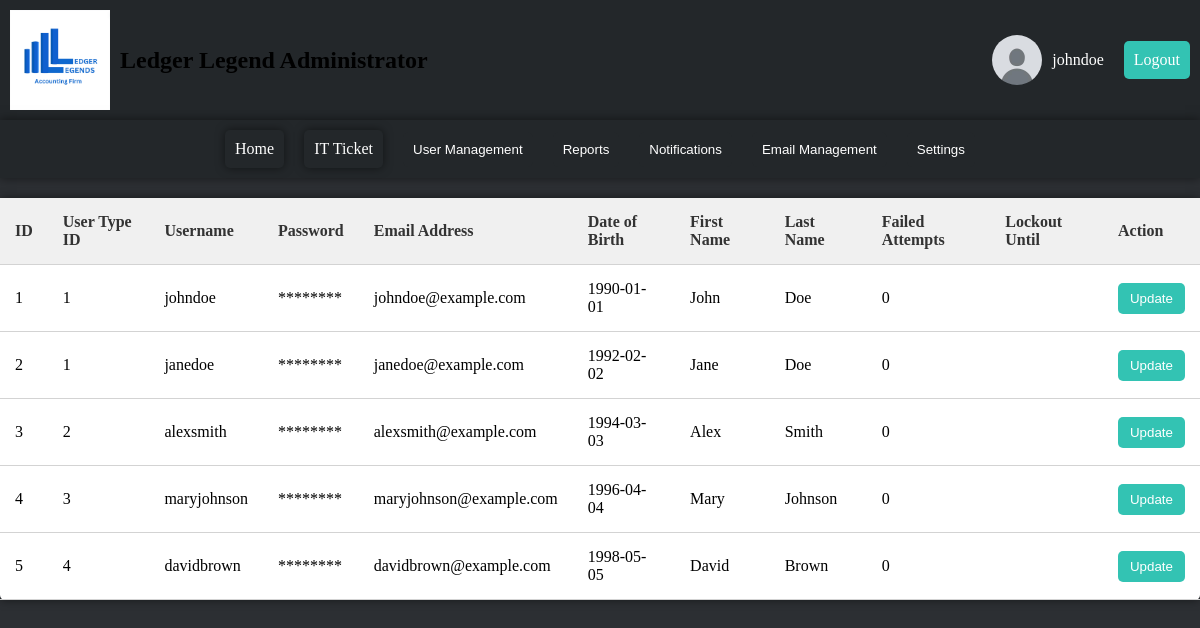
Page /user_roster.php (signed in) on the earlier database version.
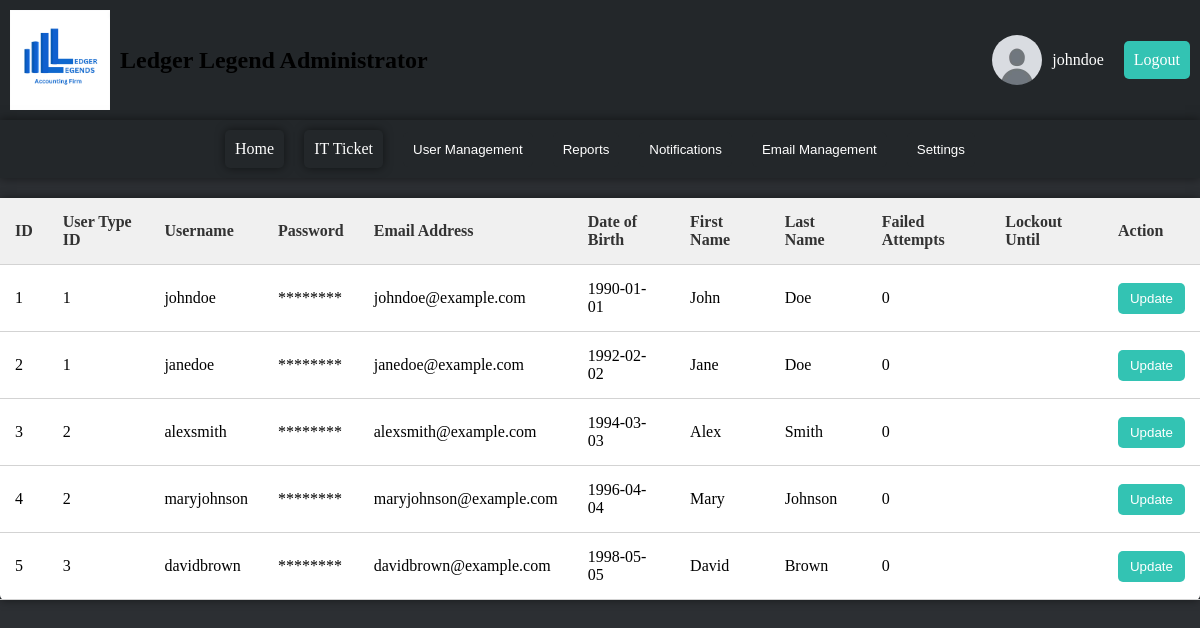
Same page on the later database version.
### tables this page shows
CREATE TABLE EmployeeAccounts (
   Id INT NOT NULL AUTO_INCREMENT PRIMARY KEY,
   UserTypeId CHAR(10) NOT NULL,
   Username VARCHAR(50) NOT NULL,
   Password VARCHAR(255) NOT NULL,
   EmailAddress VARCHAR(100) NOT NULL,
   DateOfBirth DATE NOT NULL,
   FirstName VARCHAR(50) NOT NULL,
   LastName VARCHAR(50) NOT NULL,
   Address VARCHAR(255) NOT NULL,
   SecurityQuestions CHAR(10) NULL,
   SecurityAnswers CHAR(10) NULL,
   FailedAttempts INT DEFAULT 0,
   LockoutUntil DATETIME NULL,
   CreatedDate DATETIME DEFAULT CURRENT_TIMESTAMP,
   ModifiedDate DATETIME ON UPDATE CURRENT_TIMESTAMP,
   ModifiedBy VARCHAR(50),
   IsActive BOOLEAN DEFAULT 0
);

### user_roster.php (the view, shortened to what this page needs)
<?php
$conn = mysqli_connect("localhost", "root", "root", "accounting_db");
$sql = "SELECT * FROM EmployeeAccounts";
$result = $conn->query($sql);
$username = $_SESSION['username'];
?>
<!DOCTYPE html>
<html lang="en">
<head>
    <link rel="stylesheet" href="./administrator_stylesheet.css">
</head>
<body>
    <nav>
        <div class="welcome">
            <img src="profile.png" alt="Picture" class="picture">
            <h1>Ledger Legend Administrator</h1>
        </div>
        <div class="user-profile">
            <img src="pfp.png" alt="User Picture" class="profile-pic">
            <span class="username"><?php echo htmlspecialchars($username); ?></span>
            <a href="./logout.php" class="logout-btn">Logout</a>
        </div>
    </nav>
    <div class="main-bar">
        <a href="./administrator_home.php" class="nav-link">Home</a>
        <a href="./it_ticket.php" class="nav-link">IT Ticket</a>
        <div class="dropdown">
            <button class="dropbtn">User Management</button>
        </div>
        <div class="dropdown">
            <button class="dropbtn">Reports</button>
        </div>
        <div class="dropdown">
            <button class="dropbtn">Notifications</button>
        </div>
        <div class="dropdown">
            <button class="dropbtn">Email Management</button>
        </div>
        <div class="dropdown">
            <button class="dropbtn">Settings</button>
        </div>
    </div>
    <div class="main-content">
        <table>
            <thead>
                <tr>
                    <th>ID</th>
                    <th>User Type ID</th>
                    <th>Username</th>
                    <th>Password</th>
                    <th>Email Address</th>
                    <th>Date of Birth</th>
                    <th>First Name</th>
                    <th>Last Name</th>
                    <th>Failed Attempts</th>
                    <th>Lockout Until</th>
                    <th>Action</th>
                </tr>
            </thead>
            <tbody>
                <?php
                if ($result->num_rows > 0) {
                    while($row = $result->fetch_assoc()) {
                        echo '<tr>
                                <td>' . $row['Id'] . '</td>
                                <td>' . $row['UserTypeId'] . '</td>
                                <td>' . $row['Username'] . '</td>
                                <td>********</td>
                                <td>' . $row['EmailAddress'] . '</td>
                                <td>' . $row['DateOfBirth'] . '</td>
                                <td>' . $row['FirstName'] . '</td>
                                <td>' . $row['LastName'] . '</td>
                                <td>' . $row['FailedAttempts'] . '</td>
                                <td>' . $row['LockoutUntil'] . '</td>
                                <td><button class="update-button" onclick="window.location.href=\'update_user.php?id=' . $row['Id'] . '\'">Update</button></td>
                            </tr>';
                    }
                } else {
                    echo '<tr><td colspan="11">No users found</td></tr>';
                }
                ?>
            </tbody>
        </table>
    </div>
</body>
</html>

### administrator_stylesheet.css (style rules this page uses)
:root { --background-color: #2C2F33; --navbar-background: #23272A; --link-color: #33C3B3; --link-hover-background: #1F2933; --dropdown-background: #2C2F33; --dropdown-hover-background: #3A3F47; --text-color: white; --box-shadow: 0 0 10px rgba(0, 0, 0, 0.5); --border-radius: 5px; }
body { background-color: var(--background-color); margin: 0; padding: 0; display: flex; flex-direction: column; }
nav { display: flex; justify-content: space-between; align-items: center; padding: 10px; background-color: var(--navbar-background); }
.welcome { display: flex; align-items: center; }
.picture { width: 100px; height: auto; margin-right: 10px; }
.user-profile { display: flex; align-items: center; gap: 10px; }
.profile-pic { width: 50px; height: 50px; border-radius: 50%; }
.username { font-size: 16px; color: var(--text-color); margin-right: 10px; }
.logout-btn { padding: 10px; background-color: var(--link-color); color: white; text-decoration: none; border-radius: var(--border-radius); }
.main-bar { display: flex; justify-content: center; align-items: center; background-color: var(--navbar-background); padding: 10px; box-shadow: var(--box-shadow); }
.nav-link { display: inline-block; padding: 10px; background-color: var(--navbar-background); color: white; text-decoration: none; border-radius: var(--border-radius); box-shadow: var(--box-shadow); margin: 0 10px; }
.dropdown { position: relative; display: inline-block; margin: 0 10px; }
.dropbtn { background-color: var(--navbar-background); color: white; padding: 10px; border: none; cursor: pointer; border-radius: 5px; }
table { width: 100%; border-collapse: collapse; margin-top: 20px; background-color: white; border-radius: var(--border-radius); box-shadow: var(--box-shadow); }
th, td { padding: 15px; text-align: left; border-bottom: 1px solid lightgrey; }
th { background-color: #f0f0f0; color: #333; font-weight: bold; }
.update-button { padding: 8px 12px; background-color: var(--link-color); color: white; border: none; border-radius: var(--border-radius); cursor: pointer; transition: background-color 0.3s; }

Differences in the rows shown:
changed employeeaccounts "maryjohnson": UserTypeId "3" → "2"
changed employeeaccounts "davidbrown": UserTypeId "4" → "3"
